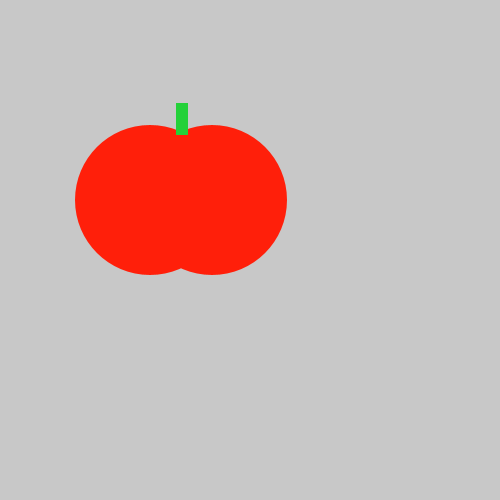
Frame 1 (no input)
Frame 60 (the mouse pressed at the canvas centre just before this capture): identical to frame 1, image omitted
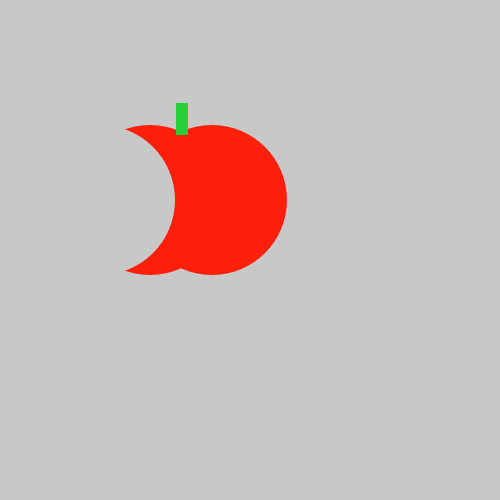
Frame 120 (the mouse held since frame 60 and released just before this capture)

The Processing sketch that drew these frames (run headless with seeded random() and noise(); from frame 60 on, the mouse is pressed at the canvas centre):

// Processing sketch: Tomatoa
// ── Tomatoa.pde
void setup() {
    size(500, 500);
}
void draw() {
    background(200, 200, 200);
   
    noStroke();
    fill(#FF1F0A);
    ellipse(150, 200, 150, 150);
    
    ellipse(212, 200, 150, 150);
    fill(#24D139);
    rect(176, 103, 12, 32);
     if (mousePressed){fill(200,200,200);ellipse(100, 200, 150, 150);}
    
}
